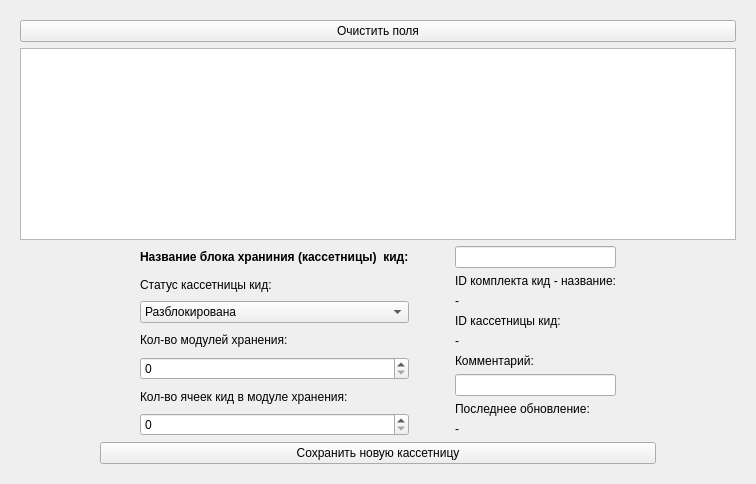
                <widget class="QWidget" name="tab_46">
                 <attribute name="title">
                  <string>Блоки хранения</string>
                 </attribute>
                 <layout class="QGridLayout" name="gridLayout_44">
                  <item row="0" column="0">
                   <widget class="QFrame" name="frame_5">
                    <layout class="QGridLayout" name="gridLayout_45">
                     <item row="2" column="0">
                      <layout class="QHBoxLayout" name="horizontalLayout_26">
                       <item>
                        <spacer name="horizontalSpacer_76">
                         <property name="orientation">
                          <enum>Qt::Vertical</enum>
                         </property>
                         <property name="sizeHint" stdset="0">
                          <size>
                           <width>40</width>
                           <height>20</height>
                          </size>
                         </property>
                        </spacer>
                       </item>
                       <item>
                        <spacer name="horizontalSpacer_77">
                         <property name="orientation">
                          <enum>Qt::Vertical</enum>
                         </property>
                         <property name="sizeHint" stdset="0">
                          <size>
                           <width>40</width>
                           <height>20</height>
                          </size>
                         </property>
                        </spacer>
                       </item>
                       <item>
                        <layout class="QVBoxLayout" name="areaSetOne_5">
                         <item>
                          <layout class="QHBoxLayout" name="horizontalLayout_36"/>
                         </item>
                         <item>
                          <layout class="QHBoxLayout" name="horizontalLayout_38">
                           <item>
                            <spacer name="horizontalSpacer_78">
                             <property name="orientation">
                              <enum>Qt::Vertical</enum>
                             </property>
                             <property name="sizeHint" stdset="0">
                              <size>
                               <width>40</width>
                               <height>20</height>
                              </size>
                             </property>
                            </spacer>
                           </item>
                           <item>
                            <layout class="QVBoxLayout" name="verticalLayout_35">
                             <item>
                              <widget class="QLabel" name="label_112">
                               <property name="font">
                                <font>
                                 <weight>75</weight>
                                 <bold>true</bold>
                                </font>
                               </property>
                               <property name="text">
                                <string>Название блока храниния (кассетницы)  кид:</string>
                               </property>
                              </widget>
                             </item>
                             <item>
                              <widget class="QLabel" name="label_113">
                               <property name="text">
                                <string>Статус кассетницы кид:</string>
                               </property>
                              </widget>
                             </item>
                             <item>
                              <widget class="QComboBox" name="comboKasStatus_kid">
                               <item>
                                <property name="text">
                                 <string>Разблокирована</string>
                                </property>
                               </item>
                               <item>
                                <property name="text">
                                 <string>Заблокирована</string>
                                </property>
                               </item>
                              </widget>
                             </item>
                             <item>
                              <widget class="QLabel" name="label_114">
                               <property name="text">
                                <string>Кол-во модулей хранения:</string>
                               </property>
                              </widget>
                             </item>
                             <item>
                              <widget class="QSpinBox" name="inputIntKasLenght_kid"/>
                             </item>
                             <item>
                              <widget class="QLabel" name="label_115">
                               <property name="text">
                                <string>Кол-во ячеек кид в модуле хранения:</string>
                               </property>
                              </widget>
                             </item>
                             <item>
                              <widget class="QSpinBox" name="inputIntKasWidth_kid"/>
                             </item>
                            </layout>
                           </item>
                           <item>
                            <spacer name="horizontalSpacer_79">
                             <property name="orientation">
                              <enum>Qt::Vertical</enum>
                             </property>
                             <property name="sizeHint" stdset="0">
                              <size>
                               <width>40</width>
                               <height>20</height>
                              </size>
                             </property>
                            </spacer>
                           </item>
                           <item>
                            <layout class="QVBoxLayout" name="verticalLayout_36">
                             <item>
                              <widget class="QLineEdit" name="inputKasName_kid"/>
                             </item>
                             <item>
                              <widget class="QLabel" name="label_116">
                               <property name="text">
                                <string>ID комплекта кид - название:</string>
                               </property>
                              </widget>
                             </item>
                             <item>
                              <widget class="QLabel" name="textSetId_kid_2">
                               <property name="text">
                                <string>-</string>
                               </property>
                              </widget>
                             </item>
                             <item>
                              <widget class="QLabel" name="label_120">
                               <property name="text">
                                <string>ID кассетницы кид:</string>
                               </property>
                              </widget>
                             </item>
                             <item>
                              <widget class="QLabel" name="textKasId_kid">
                               <property name="text">
                                <string>-</string>
                               </property>
                              </widget>
                             </item>
                             <item>
                              <widget class="QLabel" name="label_121">
                               <property name="text">
                                <string>Комментарий:</string>
                               </property>
                              </widget>
                             </item>
                             <item>
                              <widget class="QLineEdit" name="inputKasNote_kid"/>
                             </item>
                             <item>
                              <widget class="QLabel" name="label_122">
                               <property name="text">
                                <string>Последнее обновление:</string>
                               </property>
                              </widget>
                             </item>
                             <item>
                              <layout class="QHBoxLayout" name="horizontalLayout_40">
                               <item>
                                <widget class="QLabel" name="dateKasLastUpdate_kid">
                                 <property name="text">
                                  <string>-</string>
                                 </property>
                                </widget>
                               </item>
                              </layout>
                             </item>
                            </layout>
                           </item>
                           <item>
                            <spacer name="horizontalSpacer_99">
                             <property name="orientation">
                              <enum>Qt::Vertical</enum>
                             </property>
                             <property name="sizeHint" stdset="0">
                              <size>
                               <width>40</width>
                               <height>20</height>
                              </size>
                             </property>
                            </spacer>
                           </item>
                          </layout>
                         </item>
                         <item>
                          <layout class="QGridLayout" name="gridLayout_kas_kid">
                           <item row="0" column="0">
                            <widget class="QPushButton" name="btnKasSave_kid">
                             <property name="text">
                              <string>Сохранить новую кассетницу</string>
                             </property>
                            </widget>
                           </item>
                          </layout>
                         </item>
                        </layout>
                       </item>
                       <item>
                        <spacer name="horizontalSpacer_100">
                         <property name="orientation">
                          <enum>Qt::Vertical</enum>
                         </property>
                         <property name="sizeHint" stdset="0">
                          <size>
                           <width>40</width>
                           <height>20</height>
                          </size>
                         </property>
                        </spacer>
                       </item>
                       <item>
                        <spacer name="horizontalSpacer_101">
                         <property name="orientation">
                          <enum>Qt::Vertical</enum>
                         </property>
                         <property name="sizeHint" stdset="0">
                          <size>
                           <width>40</width>
                           <height>20</height>
                          </size>
                         </property>
                        </spacer>
                       </item>
                      </layout>
                     </item>
                     <item row="1" column="0">
                      <widget class="QTableView" name="tableView_kas_kid">
                       <property name="minimumSize">
                        <size>
                         <width>0</width>
                         <height>150</height>
                        </size>
                       </property>
                       <property name="maximumSize">
                        <size>
                         <width>16777215</width>
                         <height>300</height>
                        </size>
                       </property>
                      </widget>
                     </item>
                     <item row="0" column="0">
                      <widget class="QPushButton" name="btnKasCreateNew_kid">
                       <property name="text">
                        <string>Очистить поля</string>
                       </property>
                      </widget>
                     </item>
                    </layout>
                   </widget>
                  </item>
                 </layout>
                </widget>
